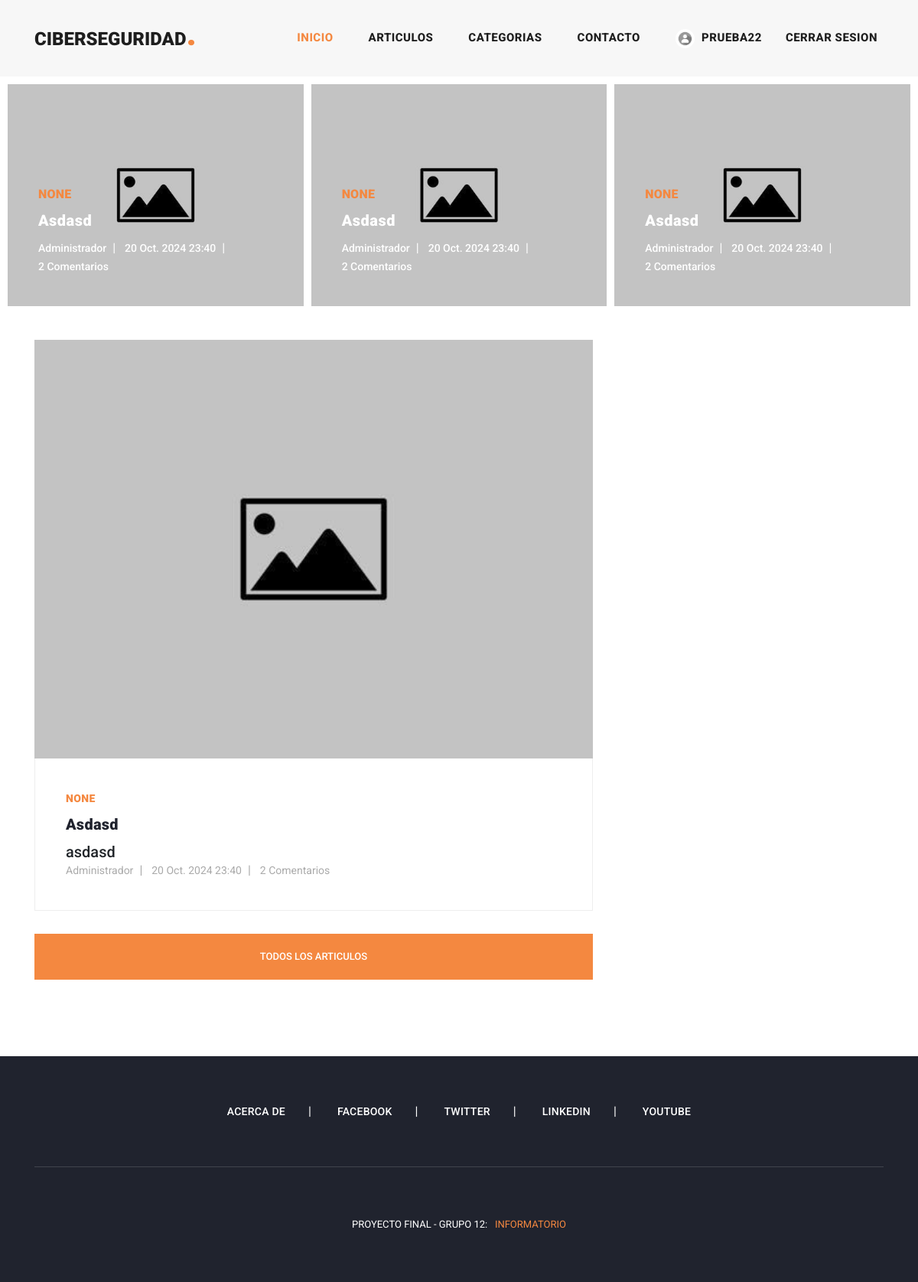
Screenshot of / (signed in) with the database file from the repository.
### apps/user/models.py (models this page shows, shortened)
class User(AbstractUser):
    image = models.ImageField(null=True, blank=True, upload_to='user', default='user/user-default.jpg')
    is_staff = models.BooleanField(default=False)  # Staff status
    is_active = models.BooleanField(default=True)  # Active status

### apps/post/models.py (models this page shows, shortened)
class Post(models.Model):
    title = models.CharField(max_length=50, null=False)
    subtitle = models.CharField(max_length=100, null=True, blank=True)
    date = models.DateTimeField(auto_now_add=True)
    text = models.TextField(null=False)
    active = models.BooleanField(default=True)
    category = models.ForeignKey(Category, on_delete=models.SET_NULL, null=True, default='Uncategorized')
    author = models.ForeignKey(User, on_delete=models.CASCADE, null=False, default=None)
    image = models.ImageField(null=True, blank=True, upload_to='media', default='media/post_default.jpg')
    published = models.DateTimeField(default=timezone.now)
    class Meta():
        ordering = ('-published',)

### blog/views.py (the view)
# urls.py: path('', IndexPostView.as_view(), name='index'),
class IndexPostView(ListView):
    model = Post
    template_name = 'index.html'
    context_object_name = 'posts'

### templates/index.html (shortened to what this page needs)
{% extends 'base.html'%}
{% load static %}
{% block content %}
{% if posts %}
    <div class="main-banner header-text">
        <div class="container-fluid">
            <div class="owl-banner owl-carousel">
                {% for i in posts %}
                <div class="item">
                    <img src="{{ i.image.url }}" alt="Imagen del Post">
                    <div class="item-content">
                        <div class="main-content">
                            <div class="meta-category">
                                <span>{{ i.category }}</span>
                            </div>
                            <a href="{% url 'apps.posts:post_individual' i.id %}"><h4>{{ i.title }}</h4></a>
                            <ul class="post-info">
                                <li><a>{{ i.author }}</a></li>
                                <li><a>{{ i.date }}</a></li>
                                <li><a>{{ i.comments.count }} Comentarios</a></li>
                            </ul>
                        </div>
                    </div>
                </div>
                {% endfor %}
            </div>
        </div>
    </div>
    <section class="blog-posts">
        <div class="container">
            <div class="row">
                <div class="col-lg-8">
                    <div class="all-blog-posts">
                        <div class="row">
                            {% for i in posts %}
                                <div class="col-lg-12">
                                    <div class="blog-post ">
                                        <br>
                                        <br>
                                        <div class="blog-thumb">
                                            <img src="{{ i.image.url }}" alt="Imagen del Post">
                                        </div>
                                        <div class="down-content">
                                            <span>{{ i.category }}</span>
                                            <a href="{% url 'apps.posts:post_individual' i.id %}"><h4>{{ i.title }}</h4></a>
                                            <h5>{{ i.subtitle }}</h5>
                                            <ul class="post-info">
                                                <li><a>{{ i.author }}</a></li>
                                                <li><a>{{ i.date }}</a></li>
                                                <li><a>{{ i.comments.count }} Comentarios</a></li>
                                            </ul>
                                        </div>
                                    </div>
                                </div>
                            {% endfor %}
                            <div class="col-lg-12">
                                <div class="main-button">
                                    <a href="{% url 'apps.posts:posts' %}">Todos los Articulos</a>
                                </div>
                            </div>
                    </div>
                </div>
            </div>
        </div>
    </section>
    {% endif %}
{% endblock %}

### templates/base.html (shortened to what this page needs)
{% load static %}
<!DOCTYPE html>
<html lang="es-ar">
  <head>
    <link href="{% static 'vendor/bootstrap/css/bootstrap.min.css' %}" rel="stylesheet">
    <link rel="stylesheet" href="{% static 'assets/css/fontawesome.css' %}">
    <link rel="stylesheet" href="{% static 'assets/css/templatemo-stand-blogv=10.css' %}">
    <link rel="stylesheet" href="{% static 'assets/css/owl.css' %}">
  </head>
  <body>
    <header class="">
      <nav class="navbar navbar-expand-lg">
        <div class="container">
          <a class="navbar-brand" href="{% url 'index' %}"><h2>ciberseguridad<em>.</em></h2></a>
          <div class="collapse navbar-collapse" id="navbarResponsive">
            <ul class="navbar-nav ml-auto">
              <li class="nav-item {% if request.path == '/' %}active{% endif %}">
                <a class="nav-link" href="{% url 'index' %}">Inicio
                </a>
              </li>
              <li class="nav-item {% if request.path == '/post/' %}active{% endif %}">
                <a class="nav-link" href="{% url 'apps.posts:posts' %}">Articulos</a>
              </li>
              <li class="nav-item {% if request.path == '/post/category/' %}active{% endif %}">
                <a class="nav-link" href="{% url 'apps.posts:category' %}">Categorias</a>
              </li>
              <li class="nav-item {% if request.path == '/contact/' or request.path == '/contact/success' %}active{% endif %}">
                <a class="nav-link" href="{% url 'apps.contact:contact' %}">Contacto</a>
              </li>
              <li class="nav-item {% if request.path == '/user/login/' %}active {% endif %}">
                {% if user.is_authenticated %}
                <a class="nav-link" href="{% url 'apps.user:user_profile' %}">
                  <img src="{{ user.image.url }}" alt="User Profile Picture" class="user-profile-picture">
                  {{ user.username }}
                </a>
              <li>
                <a class="nav-link" href="#" onclick="confirmLogout()">
                    Cerrar Sesion
                </a>
              </li>
                {% else %}
                <a class="nav-link" href="{% url 'apps.user:login' %}">Iniciar Sesion</a>
                {% endif %}
              </li>
            </ul>
          </div>
        </div>
      </nav>
    </header>
  <main>
      {% block content %}
      {% endblock %}
  </main>
    <footer>
      <div class="container">
        <div class="row">
          <div class="col-lg-12">
            <ul class="social-icons">
              <li><a href="{% url 'about' %}">Acerca de</a></li>
              <li><a href="#">Facebook</a></li>
              <li><a href="#">Twitter</a></li>
              <li><a href="#">Linkedin</a></li>
              <li><a href="#">YouTube</a></li>
            </ul>
          </div>
          <div class="col-lg-12">
            <div class="copyright-text">
              <p>Proyecto Final - Grupo 12:  &nbsp; <a rel="nofollow" href="https://campus-informatorio.chaco.gob.ar/" target="_parent">INFORMATORIO</a></p>
            </div>
          </div>
        </div>
      </div>
    </footer>
  </body>
</html>

### rows the page displays
User: image (placeholder picture), username "PRUEBA22"
Post: image (placeholder picture), category "NONE", title "Asdasd", author "Administrador", date "20 Oct. 2024 23:40", comments.count "2", subtitle "asdasd"
